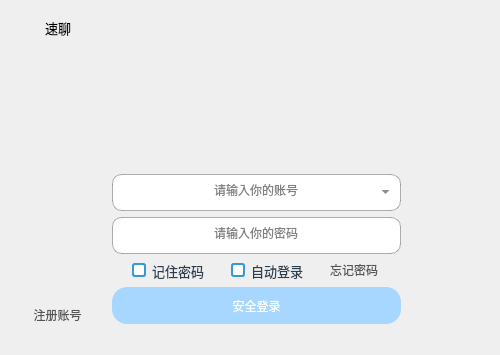
<?xml version="1.0" encoding="UTF-8"?>
<ui version="4.0">
 <class>Login</class>
 <widget class="QMainWindow" name="Login">
  <property name="windowModality">
   <enum>Qt::WindowModality::NonModal</enum>
  </property>
  <property name="geometry">
   <rect>
    <x>0</x>
    <y>0</y>
    <width>500</width>
    <height>355</height>
   </rect>
  </property>
  <property name="minimumSize">
   <size>
    <width>500</width>
    <height>355</height>
   </size>
  </property>
  <property name="maximumSize">
   <size>
    <width>500</width>
    <height>355</height>
   </size>
  </property>
  <property name="windowTitle">
   <string>速聊</string>
  </property>
  <property name="windowIcon">
   <iconset theme="QIcon::ThemeIcon::CameraWeb"/>
  </property>
  <property name="windowOpacity">
   <double>0.995000000000000</double>
  </property>
  <property name="styleSheet">
   <string notr="true"> border: none;

</string>
  </property>
  <widget class="QWidget" name="centralwidget">
   <layout class="QGridLayout" name="gridLayout">
    <item row="0" column="0" colspan="2">
     <layout class="QHBoxLayout" name="horizontalLayout_3">
      <item alignment="Qt::AlignmentFlag::AlignLeft">
       <widget class="QLabel" name="lab_tubiao">
        <property name="sizePolicy">
         <sizepolicy hsizetype="Fixed" vsizetype="Fixed">
          <horstretch>0</horstretch>
          <verstretch>0</verstretch>
         </sizepolicy>
        </property>
        <property name="minimumSize">
         <size>
          <width>30</width>
          <height>30</height>
         </size>
        </property>
        <property name="maximumSize">
         <size>
          <width>30</width>
          <height>30</height>
         </size>
        </property>
        <property name="text">
         <string/>
        </property>
       </widget>
      </item>
      <item alignment="Qt::AlignmentFlag::AlignLeft|Qt::AlignmentFlag::AlignVCenter">
       <widget class="QLabel" name="label">
        <property name="styleSheet">
         <string notr="true">qproperty-alignment: 'AlignLeft';
font: 10pt ;
</string>
        </property>
        <property name="text">
         <string>速聊</string>
        </property>
       </widget>
      </item>
      <item>
       <spacer name="horizontalSpacer_5">
        <property name="orientation">
         <enum>Qt::Orientation::Horizontal</enum>
        </property>
        <property name="sizeType">
         <enum>QSizePolicy::Policy::Fixed</enum>
        </property>
        <property name="sizeHint" stdset="0">
         <size>
          <width>330</width>
          <height>20</height>
         </size>
        </property>
       </spacer>
      </item>
     </layout>
    </item>
    <item row="0" column="2" alignment="Qt::AlignmentFlag::AlignRight|Qt::AlignmentFlag::AlignTop">
     <widget class="QPushButton" name="but_deletewindow">
      <property name="sizePolicy">
       <sizepolicy hsizetype="Fixed" vsizetype="Fixed">
        <horstretch>0</horstretch>
        <verstretch>15</verstretch>
       </sizepolicy>
      </property>
      <property name="minimumSize">
       <size>
        <width>20</width>
        <height>20</height>
       </size>
      </property>
      <property name="maximumSize">
       <size>
        <width>20</width>
        <height>20</height>
       </size>
      </property>
      <property name="cursor">
       <cursorShape>PointingHandCursor</cursorShape>
      </property>
      <property name="styleSheet">
       <string notr="true"/>
      </property>
      <property name="text">
       <string notr="true"/>
      </property>
     </widget>
    </item>
    <item row="3" column="0">
     <layout class="QVBoxLayout" name="verticalLayout_2">
      <item>
       <spacer name="horizontalSpacer">
        <property name="orientation">
         <enum>Qt::Orientation::Horizontal</enum>
        </property>
        <property name="sizeType">
         <enum>QSizePolicy::Policy::Expanding</enum>
        </property>
        <property name="sizeHint" stdset="0">
         <size>
          <width>92</width>
          <height>20</height>
         </size>
        </property>
       </spacer>
      </item>
      <item alignment="Qt::AlignmentFlag::AlignBottom">
       <widget class="QPushButton" name="rgs_pbt">
        <property name="styleSheet">
         <string notr="true">QPushButton {
       font: 10pt &quot;Microsoft YaHei UI&quot;;
       border: none;
       text-decoration: none; 
       color: #555;
   }

   QPushButton:hover {
       text-decoration: underline; 
       color: #555;
   }</string>
        </property>
        <property name="text">
         <string>注册账号</string>
        </property>
       </widget>
      </item>
     </layout>
    </item>
    <item row="3" column="2">
     <spacer name="horizontalSpacer_2">
      <property name="orientation">
       <enum>Qt::Orientation::Horizontal</enum>
      </property>
      <property name="sizeHint" stdset="0">
       <size>
        <width>91</width>
        <height>20</height>
       </size>
      </property>
     </spacer>
    </item>
    <item row="3" column="1">
     <layout class="QVBoxLayout" name="verticalLayout">
      <property name="sizeConstraint">
       <enum>QLayout::SizeConstraint::SetDefaultConstraint</enum>
      </property>
      <property name="topMargin">
       <number>0</number>
      </property>
      <property name="bottomMargin">
       <number>0</number>
      </property>
      <item>
       <layout class="QGridLayout" name="gridLayout_account">
        <property name="leftMargin">
         <number>0</number>
        </property>
        <property name="topMargin">
         <number>0</number>
        </property>
        <property name="rightMargin">
         <number>0</number>
        </property>
        <property name="bottomMargin">
         <number>0</number>
        </property>
        <property name="spacing">
         <number>0</number>
        </property>
        <item row="0" column="0">
         <widget class="LineInput" name="line_num">
          <property name="sizePolicy">
           <sizepolicy hsizetype="Fixed" vsizetype="Fixed">
            <horstretch>0</horstretch>
            <verstretch>0</verstretch>
           </sizepolicy>
          </property>
          <property name="minimumSize">
           <size>
            <width>289</width>
            <height>37</height>
           </size>
          </property>
          <property name="maximumSize">
           <size>
            <width>289</width>
            <height>37</height>
           </size>
          </property>
          <property name="cursor">
           <cursorShape>IBeamCursor</cursorShape>
          </property>
          <property name="tabletTracking">
           <bool>false</bool>
          </property>
          <property name="contextMenuPolicy">
           <enum>Qt::ContextMenuPolicy::NoContextMenu</enum>
          </property>
          <property name="acceptDrops">
           <bool>true</bool>
          </property>
          <property name="autoFillBackground">
           <bool>false</bool>
          </property>
          <property name="styleSheet">
           <string notr="true">font: 12pt &quot;Microsoft YaHei UI&quot;;
border: 1px solid rgba(0, 0, 0, 0.3);
border-radius: 10px;
padding-left: 17px;
padding-right: 17px;
color:grey;
</string>
          </property>
          <property name="inputMethodHints">
           <set>Qt::InputMethodHint::ImhNone</set>
          </property>
          <property name="inputMask">
           <string/>
          </property>
          <property name="text">
           <string>请输入你的账号</string>
          </property>
          <property name="maxLength">
           <number>12</number>
          </property>
          <property name="frame">
           <bool>true</bool>
          </property>
          <property name="echoMode">
           <enum>QLineEdit::EchoMode::Normal</enum>
          </property>
          <property name="cursorPosition">
           <number>7</number>
          </property>
          <property name="alignment">
           <set>Qt::AlignmentFlag::AlignCenter</set>
          </property>
          <property name="placeholderText">
           <string/>
          </property>
          <property name="cursorMoveStyle">
           <enum>Qt::CursorMoveStyle::VisualMoveStyle</enum>
          </property>
          <property name="clearButtonEnabled">
           <bool>false</bool>
          </property>
         </widget>
        </item>
        <item row="0" column="0" alignment="Qt::AlignmentFlag::AlignRight|Qt::AlignmentFlag::AlignVCenter">
         <widget class="QToolButton" name="tool_login_history">
          <property name="sizePolicy">
           <sizepolicy hsizetype="Fixed" vsizetype="Fixed">
            <horstretch>0</horstretch>
            <verstretch>0</verstretch>
           </sizepolicy>
          </property>
          <property name="minimumSize">
           <size>
            <width>23</width>
            <height>20</height>
           </size>
          </property>
          <property name="maximumSize">
           <size>
            <width>23</width>
            <height>20</height>
           </size>
          </property>
          <property name="cursor">
           <cursorShape>PointingHandCursor</cursorShape>
          </property>
          <property name="focusPolicy">
           <enum>Qt::FocusPolicy::ClickFocus</enum>
          </property>
          <property name="styleSheet">
           <string notr="true">QToolButton {
border: none;
background: transparent;
padding: 0px;
margin-right: 8px;
min-width: 15px;
max-width: 15px;
color:rgb(75,75,75);
}
QToolButton:hover {
background: transparent;
border-radius: 3px;
}
QToolButton:pressed {
background: transparent;
border-radius: 3px;
}</string>
          </property>
          <property name="text">
           <string/>
          </property>
          <property name="iconSize">
           <size>
            <width>5</width>
            <height>14</height>
           </size>
          </property>
          <property name="autoRaise">
           <bool>true</bool>
          </property>
          <property name="arrowType">
           <enum>Qt::ArrowType::DownArrow</enum>
          </property>
         </widget>
        </item>
       </layout>
      </item>
      <item>
       <widget class="LineInput" name="line_password">
        <property name="sizePolicy">
         <sizepolicy hsizetype="Fixed" vsizetype="Fixed">
          <horstretch>0</horstretch>
          <verstretch>0</verstretch>
         </sizepolicy>
        </property>
        <property name="minimumSize">
         <size>
          <width>289</width>
          <height>37</height>
         </size>
        </property>
        <property name="maximumSize">
         <size>
          <width>289</width>
          <height>37</height>
         </size>
        </property>
        <property name="contextMenuPolicy">
         <enum>Qt::ContextMenuPolicy::NoContextMenu</enum>
        </property>
        <property name="acceptDrops">
         <bool>true</bool>
        </property>
        <property name="styleSheet">
         <string notr="true">font: 12pt &quot;Microsoft YaHei UI&quot;;
border: 1px solid rgba(0, 0, 0, 0.3);
border-radius: 10px;
padding-left: 26px;
padding-right: 26px;
color:grey;
</string>
        </property>
        <property name="text">
         <string>请输入你的密码</string>
        </property>
        <property name="maxLength">
         <number>12</number>
        </property>
        <property name="frame">
         <bool>true</bool>
        </property>
        <property name="echoMode">
         <enum>QLineEdit::EchoMode::Normal</enum>
        </property>
        <property name="alignment">
         <set>Qt::AlignmentFlag::AlignCenter</set>
        </property>
        <property name="placeholderText">
         <string/>
        </property>
        <property name="cursorMoveStyle">
         <enum>Qt::CursorMoveStyle::VisualMoveStyle</enum>
        </property>
        <property name="clearButtonEnabled">
         <bool>false</bool>
        </property>
       </widget>
      </item>
      <item>
       <layout class="QHBoxLayout" name="horizontalLayout">
        <item>
         <widget class="QCheckBox" name="ckbox_remeber">
          <property name="sizePolicy">
           <sizepolicy hsizetype="Fixed" vsizetype="Maximum">
            <horstretch>50</horstretch>
            <verstretch>0</verstretch>
           </sizepolicy>
          </property>
          <property name="styleSheet">
           <string notr="true">QCheckBox {
    font-family: &quot;Microsoft YaHei&quot;, &quot;Segoe UI&quot;, sans-serif;
    font-size: 13px;
    color: #2C3E50;
}

QCheckBox::indicator {
    width: 10px;
    height: 10px;
    border: 2px solid #3498DB;
    border-radius: 3px;
    background-color: #FFFFFF;
}

QCheckBox::indicator:hover {
    border-color: #5dade2;
    background-color: #F8FBFD;
}

QCheckBox::indicator:pressed {
    border-color: #2980B9;
    background-color: #EBF5FB;
}

QCheckBox::indicator:checked {
    border-color: #3498DB;
    background-color: #3498DB;
    color: white;
    font-size: 12px;
    font-weight: bold;
    text-align: center;
    line-height: 14px;
}

QCheckBox::indicator:indeterminate {
    border-color: #3498DB;
    background-color: #3498DB;
    color: white;
    font-size: 14px;
    font-weight: bold;
    text-align: center;
    line-height: 12px;
}

QCheckBox::indicator:focus {
    outline: 2px solid rgba(52, 152, 219, 0.3);
    outline-offset: 1px;
}</string>
          </property>
          <property name="text">
           <string>记住密码</string>
          </property>
          <property name="checked">
           <bool>false</bool>
          </property>
         </widget>
        </item>
        <item>
         <widget class="QCheckBox" name="ckbox_auto">
          <property name="sizePolicy">
           <sizepolicy hsizetype="Fixed" vsizetype="Maximum">
            <horstretch>0</horstretch>
            <verstretch>0</verstretch>
           </sizepolicy>
          </property>
          <property name="styleSheet">
           <string notr="true">QCheckBox {
    font-family: &quot;Microsoft YaHei&quot;, &quot;Segoe UI&quot;, sans-serif;
    font-size: 13px;
    color: #2C3E50;
}

QCheckBox::indicator {
    width: 10px;
    height: 10px;
    border: 2px solid #3498DB;
    border-radius: 3px;
    background-color: #FFFFFF;
}

QCheckBox::indicator:hover {
    border-color: #5dade2;
    background-color: #F8FBFD;
}

QCheckBox::indicator:pressed {
    border-color: #2980B9;
    background-color: #EBF5FB;
}

QCheckBox::indicator:checked {
    border-color: #3498DB;
    background-color: #3498DB;
    color: white;
    font-size: 12px;
    font-weight: bold;
    text-align: center;
    line-height: 14px;
}

QCheckBox::indicator:indeterminate {
    border-color: #3498DB;
    background-color: #3498DB;
    color: white;
    font-size: 14px;
    font-weight: bold;
    text-align: center;
    line-height: 12px;
}

QCheckBox::indicator:focus {
    outline: 2px solid rgba(52, 152, 219, 0.3);
    outline-offset: 1px;
}</string>
          </property>
          <property name="text">
           <string>自动登录</string>
          </property>
         </widget>
        </item>
        <item>
         <widget class="QPushButton" name="fgt_pbt">
          <property name="sizePolicy">
           <sizepolicy hsizetype="Fixed" vsizetype="Maximum">
            <horstretch>50</horstretch>
            <verstretch>0</verstretch>
           </sizepolicy>
          </property>
          <property name="styleSheet">
           <string notr="true">QPushButton {
       font: 10pt &quot;Microsoft YaHei UI&quot;;
       border: none;
       text-decoration: none; 
       color: #555;
   }

   QPushButton:hover {
       text-decoration: underline; 
       color: #555;
   }</string>
          </property>
          <property name="text">
           <string>忘记密码</string>
          </property>
         </widget>
        </item>
       </layout>
      </item>
      <item>
       <widget class="QPushButton" name="gologin">
        <property name="enabled">
         <bool>false</bool>
        </property>
        <property name="sizePolicy">
         <sizepolicy hsizetype="Fixed" vsizetype="Fixed">
          <horstretch>28</horstretch>
          <verstretch>0</verstretch>
         </sizepolicy>
        </property>
        <property name="minimumSize">
         <size>
          <width>289</width>
          <height>37</height>
         </size>
        </property>
        <property name="maximumSize">
         <size>
          <width>289</width>
          <height>37</height>
         </size>
        </property>
        <property name="cursor">
         <cursorShape>PointingHandCursor</cursorShape>
        </property>
        <property name="styleSheet">
         <string notr="true">QPushButton {
    font: 12pt &quot;Microsoft YaHei UI&quot;;
    background-color: rgb(167, 214, 255); 
    color: white;; 
    border-radius: 15px;
}
</string>
        </property>
        <property name="text">
         <string>安全登录</string>
        </property>
       </widget>
      </item>
     </layout>
    </item>
    <item row="2" column="1">
     <layout class="QHBoxLayout" name="horizontalLayout_2">
      <item>
       <spacer name="horizontalSpacer_3">
        <property name="orientation">
         <enum>Qt::Orientation::Horizontal</enum>
        </property>
        <property name="sizeHint" stdset="0">
         <size>
          <width>40</width>
          <height>20</height>
         </size>
        </property>
       </spacer>
      </item>
      <item alignment="Qt::AlignmentFlag::AlignHCenter|Qt::AlignmentFlag::AlignVCenter">
       <widget class="QLabel" name="lab_avator">
        <property name="sizePolicy">
         <sizepolicy hsizetype="Minimum" vsizetype="Fixed">
          <horstretch>0</horstretch>
          <verstretch>0</verstretch>
         </sizepolicy>
        </property>
        <property name="minimumSize">
         <size>
          <width>100</width>
          <height>100</height>
         </size>
        </property>
        <property name="maximumSize">
         <size>
          <width>100</width>
          <height>100</height>
         </size>
        </property>
        <property name="styleSheet">
         <string notr="true"/>
        </property>
        <property name="text">
         <string/>
        </property>
        <property name="alignment">
         <set>Qt::AlignmentFlag::AlignCenter</set>
        </property>
       </widget>
      </item>
      <item>
       <spacer name="horizontalSpacer_4">
        <property name="orientation">
         <enum>Qt::Orientation::Horizontal</enum>
        </property>
        <property name="sizeHint" stdset="0">
         <size>
          <width>40</width>
          <height>20</height>
         </size>
        </property>
       </spacer>
      </item>
     </layout>
    </item>
    <item row="1" column="0">
     <spacer name="verticalSpacer">
      <property name="orientation">
       <enum>Qt::Orientation::Vertical</enum>
      </property>
      <property name="sizeHint" stdset="0">
       <size>
        <width>20</width>
        <height>50</height>
       </size>
      </property>
     </spacer>
    </item>
   </layout>
  </widget>
  <widget class="QStatusBar" name="statusbar"/>
  <widget class="QMenuBar" name="menubar">
   <property name="geometry">
    <rect>
     <x>0</x>
     <y>0</y>
     <width>500</width>
     <height>21</height>
    </rect>
   </property>
   <widget class="QMenu" name="menu">
    <property name="title">
     <string/>
    </property>
   </widget>
   <addaction name="menu"/>
  </widget>
 </widget>
 <customwidgets>
  <customwidget>
   <class>LineInput</class>
   <extends>QLineEdit</extends>
   <header location="global">Login.h</header>
   <slots>
    <slot>mousePressEvent()</slot>
   </slots>
  </customwidget>
 </customwidgets>
 <resources/>
 <connections/>
</ui>
